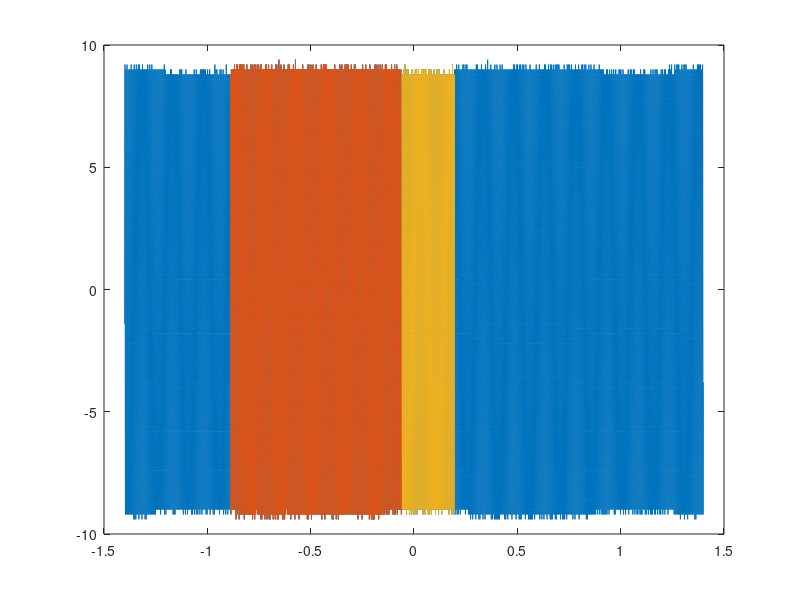

Here is the MATLAB script that generated this plot:
clear all
clc
load('SDS00004.DAT');
load('SDS00005.DAT');


% plot(SDS00004(1:end,1),SDS00004(1:end,2));
plot(SDS00005(1:end,1),SDS00005(1:end,2));


% 
% indexd=find(SDS00004(1:end,1)>=-0.3428 & SDS00004(1:end,1)<=0.4514 );
% indexq=find(SDS00004(1:end,1)<=-0.5);

indexd2=find(SDS00005(1:end,1)>=-0.8888 & SDS00005(1:end,1)<=-0.0586 );
indexq2=find(SDS00005(1:end,1)>=-0.0586 & SDS00005(1:end,1)<=0.1962 );

% hold on;
%  plot(SDS00004(indexd,1),SDS00004(indexd,2))
%  plot(SDS00004(indexq,1),SDS00004(indexq,2))
%  hold off;


 hold on;
 plot(SDS00005(indexd2,1),SDS00005(indexd2,2))
 
 plot(SDS00005(indexq2,1),SDS00005(indexq2,2))
 hold off;


